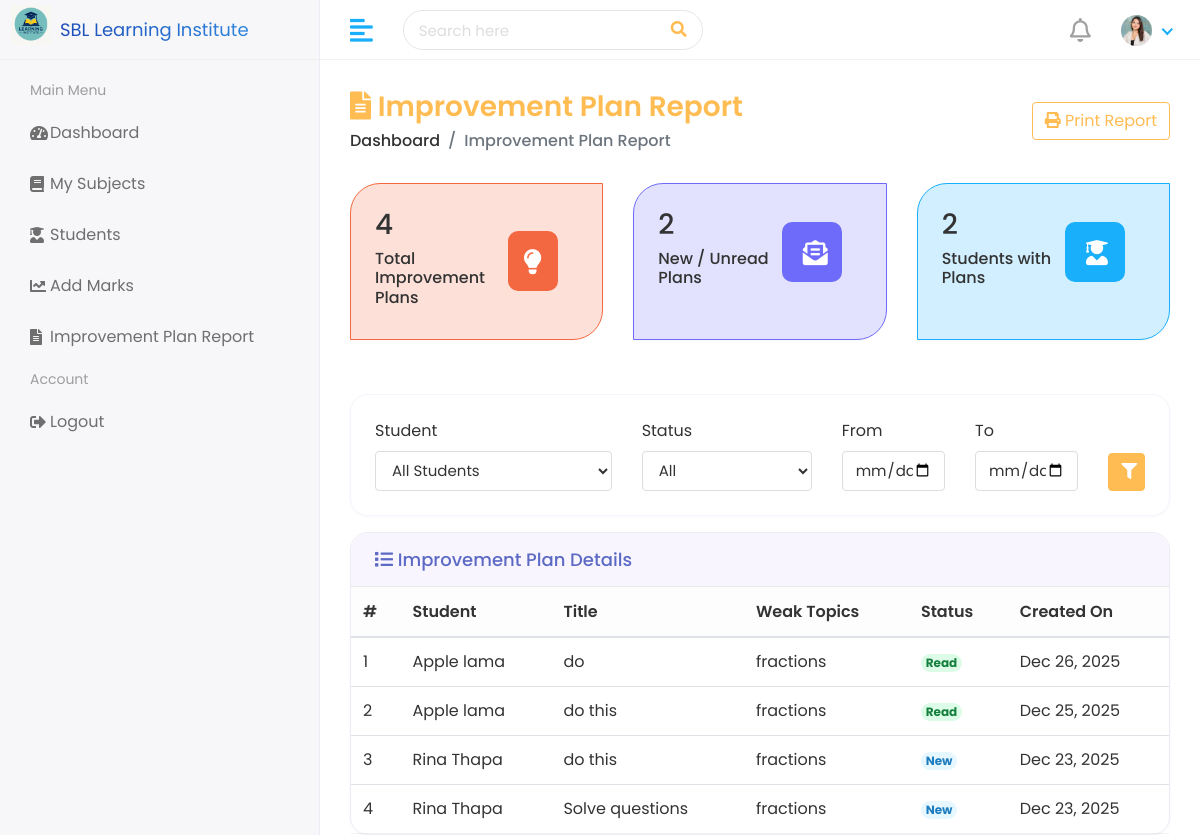
Page /teacher/improvement-plans/report/ (signed in) on the earlier database version.
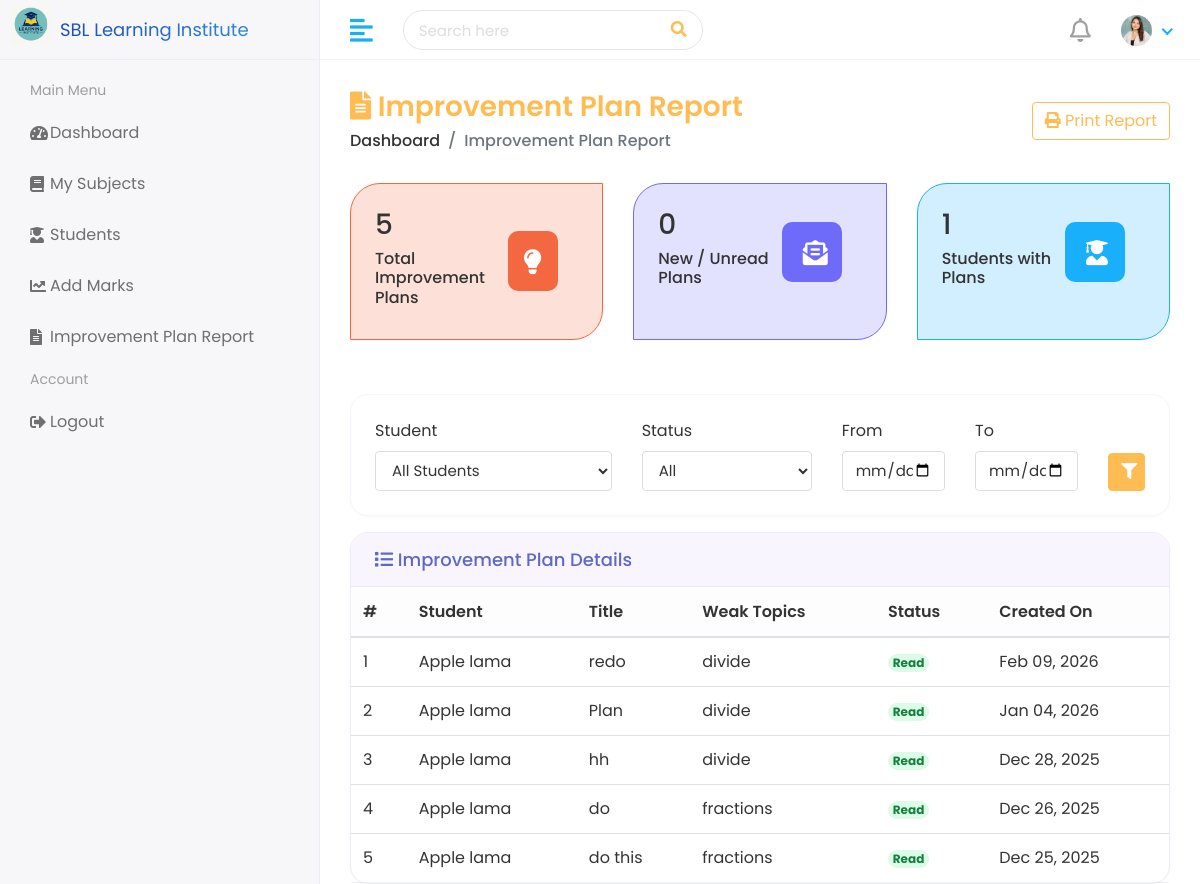
Same page on the later database version.
### teacher/models.py (models this page shows, shortened)
class ImprovementPlan(models.Model):
    teacher = models.ForeignKey(
        Teacher,
        on_delete=models.CASCADE,
        related_name="improvement_plans"
    )
    student = models.ForeignKey(
        Student,
        on_delete=models.CASCADE,
        related_name="improvement_plans"
    )
    title = models.CharField(max_length=200)
    instructions = models.TextField()
    weak_topics = models.CharField(max_length=255, blank=True)
    question_paper_image = models.ImageField(
        upload_to="improvement_plans/question_papers/",
        null=True,
        blank=True
    )
    is_read = models.BooleanField(default=False)
    created_at = models.DateTimeField(auto_now_add=True)

### student/models.py (models this page shows, shortened)
class Student(models.Model):
    user = models.OneToOneField(
        settings.AUTH_USER_MODEL,
        on_delete=models.SET_NULL,
        null=True,
        blank=True
    )
    first_name = models.CharField(max_length=100)
    last_name = models.CharField(max_length=100)
    student_id = models.CharField(max_length=100, unique=True)
    gender = models.CharField(
        max_length=10,
        choices=[
            ('Male', 'Male'),
            ('Female', 'Female'),
            ('Other', 'Other'),
        ]
    )
    date_of_birth = models.DateField(null=True, blank=True)
    student_class = models.CharField(max_length=100)
    religion = models.CharField(max_length=50)
    joining_date = models.DateField(null=True, blank=True)
    mobile_number = models.CharField(max_length=10)
    student_image = models.ImageField(
        upload_to='student_images/',
        null=True,
        blank=True
    )
    parent = models.OneToOneField(
        Parent,
        on_delete=models.SET_NULL,
        null=True,
        blank=True
    )
    slug = models.SlugField(
        max_length=255,
        unique=True,
        null=True,
        blank=True
    )
    teacher = models.ForeignKey(
        'teacher.Teacher',
        on_delete=models.SET_NULL,
        null=True,
        blank=True,
        related_name='assigned_students'
    )

### teacher/views.py (the view)
# urls.py: path("improvement-plans/report/", views.improvement_plan_report, name="improvement_plan_report"),
@login_required
def improvement_plan_report(request):
    teacher = get_object_or_404(Teacher, user=request.user)
    plans = ImprovementPlan.objects.filter(teacher=teacher).select_related("student")
    student_id = request.GET.get("student")
    status = request.GET.get("status")
    date_from = request.GET.get("date_from")
    date_to = request.GET.get("date_to")
    if student_id:
        plans = plans.filter(student_id=student_id)
    if status == "new":
        plans = plans.filter(is_read=False)
    elif status == "read":
        plans = plans.filter(is_read=True)
    def parse_date(value):
        try:
            return datetime.strptime(value, "%Y-%m-%d").date()
        except (TypeError, ValueError):
            return None
    df = parse_date(date_from)
    dt = parse_date(date_to)
    if df:
        plans = plans.filter(created_at__date__gte=df)
    if dt:
        plans = plans.filter(created_at__date__lte=dt)
    if df and dt and df > dt:
        messages.error(request, "Start date cannot be later than end date.")
    total_plans = plans.count()
    unread_count = plans.filter(is_read=False).count()
    distinct_students = plans.values("student_id").distinct().count()
    students_for_filter = Student.objects.filter(teacher=teacher).order_by("first_name", "last_name")
    context = {
        "teacher": teacher,
        "plans": plans.order_by("-created_at"),
        "total_plans": total_plans,
        "unread_count": unread_count,
        "distinct_students": distinct_students,
        "students_for_filter": students_for_filter,
        "selected_student": student_id or "",
        "selected_status": status or "all",
        "selected_date_from": date_from or "",
        "selected_date_to": date_to or "",
    }
    return render(request, "teachers/improvement-plan-report.html", context)

### templates/teachers/improvement-plan-report.html (shortened to what the changed rows need)
{% extends 'TMS/base.html' %}
{% load static %}
{% block content %}
<div class="page-wrapper">
  <div class="content container-fluid">
    <div class="row mb-4">
      <div class="col-xl-4 col-sm-6 col-12 d-flex">
        <div class="card bg-nine w-100">
          <div class="card-body">
            <div class="d-flex justify-content-between align-items-center">
              <div>
                <h3>{{ total_plans }}</h3>
                <h6>Total Improvement Plans</h6>
              </div>
            </div>
          </div>
        </div>
      </div>
      <div class="col-xl-4 col-sm-6 col-12 d-flex">
        <div class="card bg-six w-100">
          <div class="card-body">
            <div class="d-flex justify-content-between align-items-center">
              <div>
                <h3>{{ unread_count }}</h3>
                <h6>New / Unread Plans</h6>
              </div>
            </div>
          </div>
        </div>
      </div>
      <div class="col-xl-4 col-sm-6 col-12 d-flex">
        <div class="card bg-eleven w-100">
          <div class="card-body">
            <div class="d-flex justify-content-between align-items-center">
              <div>
                <h3>{{ distinct_students }}</h3>
                <h6>Students with Plans</h6>
              </div>
            </div>
          </div>
        </div>
      </div>
    </div>
    <div class="card" style="border-radius:18px;">
      <div class="card-body p-0">
        {% if plans %}
          <div class="table-responsive">
            <table class="table table-hover mb-0">
              <thead class="table-light">
                <tr>
                  <th>#</th>
                  <th>Student</th>
                  <th>Title</th>
                  <th>Weak Topics</th>
                  <th>Status</th>
                  <th>Created On</th>
                </tr>
              </thead>
              <tbody>
                {% for plan in plans %}
                <tr>
                  <td>{{ forloop.counter }}</td>
                  <td>{{ plan.student.first_name }} {{ plan.student.last_name }}</td>
                  <td>{{ plan.title }}</td>
                  <td>{{ plan.weak_topics|default:"—" }}</td>
                  <td>
                    {% if plan.is_read %}
                      <span class="badge rounded-pill" style="background:#dcfce7;color:#15803d;">
                        Read
                      </span>
                    {% else %}
                      <span class="badge rounded-pill" style="background:#e6f7ff;color:#1d7dbf;">
                        New
                      </span>
                    {% endif %}
                  </td>
                  <td>{{ plan.created_at|date:"M d, Y" }}</td>
                </tr>
                {% endfor %}
              </tbody>
            </table>
          </div>
        {% else %}
          <p class="text-muted text-center my-3">
            No improvement plans found for the selected filters.
          </p>
        {% endif %}
      </div>
    </div>
  </div>
</div>
{% endblock %}

Differences in the rows shown:
removed ImprovementPlan: student.first_name "Rina", student.last_name "Thapa", title "do this", weak_topics "fractions", is_read "New", created_at "Dec 23, 2025"
removed ImprovementPlan: student.first_name "Rina", student.last_name "Thapa", title "Solve questions", weak_topics "fractions", is_read "New", created_at "Dec 23, 2025"
added ImprovementPlan: student.first_name "Apple", student.last_name "lama", title "redo", weak_topics "divide", is_read "Read", created_at "Feb 09, 2026"
added ImprovementPlan: student.first_name "Apple", student.last_name "lama", title "Plan", weak_topics "divide", is_read "Read", created_at "Jan 04, 2026"
added ImprovementPlan: student.first_name "Apple", student.last_name "lama", title "hh", weak_topics "divide", is_read "Read", created_at "Dec 28, 2025"
Other differences:
{{ total_plans }}: "4" → "5"
{{ unread_count }}: "2" → "0"
{{ distinct_students }}: "2" → "1"
